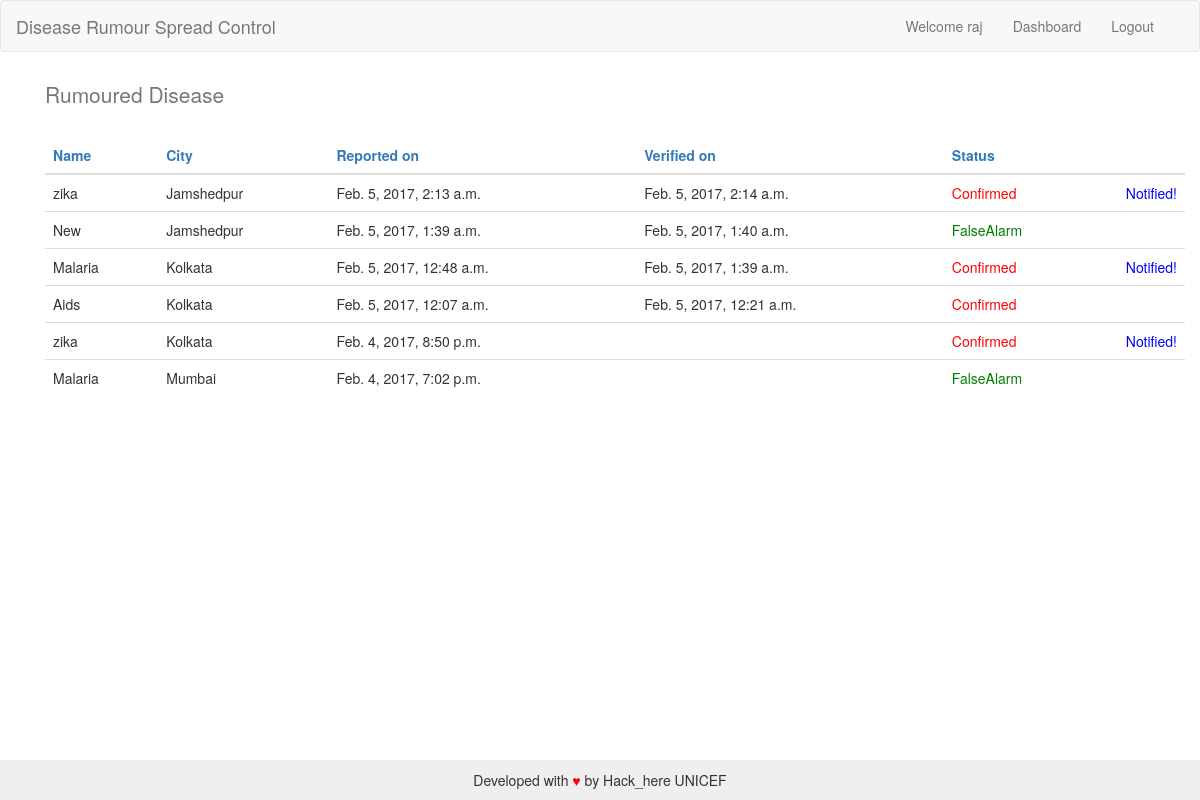
Page /dashboard/ (signed in) on the earlier database version.
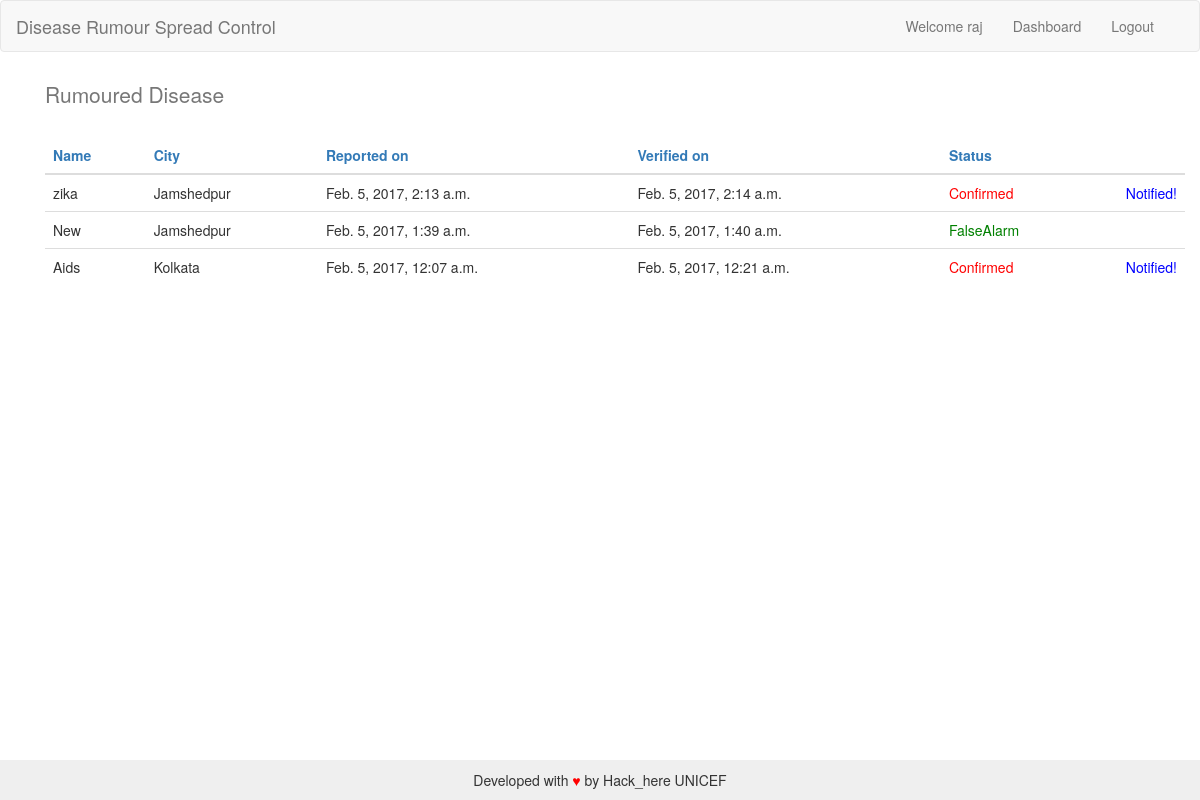
Same page on the later database version.
### healt/models.py (models this page shows, shortened)
class Query(models.Model):
    posted_by = models.ForeignKey(UserProfile,on_delete=models.CASCADE,blank=True, null=True)
    verified_by = models.ForeignKey(HealthOfficer,on_delete=models.CASCADE,blank=True, null=True)
    name = models.CharField(max_length=50)
    number_of_affected = models.IntegerField()
    affected_city = models.CharField(max_length=20)   # can be others
    number_of_casualties = models.IntegerField()
    status = models.CharField(max_length=20, choices=state)
    affected_age_group = models.CharField(max_length=20, choices=AGE_GROUP)
    posted_date = models.DateTimeField(auto_now_add=True)
    verified_date = models.DateTimeField(blank=True, null=True)
    precaution = models.TextField(blank=True, null=True)

### healt/views.py (the view, shortened to what this page needs)
# urls.py: url(r'^dashboard/$',dashboard),
def dashboard(request):
    if request.user.is_authenticated():
        print ("hello")
        if request.user.healthOfficer.exists():
            if request.GET.get("sort_by"):
                param = request.GET.get("sort_by")
                p = '-'+param
                print (p)
                query = Query.objects.all().order_by(p, 'id')
            else:
                query = Query.objects.all().order_by('-posted_date', 'id')
            return render(request,"officer_dashboard.html",{
                'query':query,
            })
        else:
            return redirect('/profileComplete')
    else:
        print ("Bye")
    return render(request,"base.html",{})

### templates/officer_dashboard.html (shortened to what this page needs)
{% extends "base.html" %}
{% block content %}
    <div class="container">
        {% if query %}
            <table class = "table table-hover">
   <caption class="lead">Rumoured Disease</caption>
   <thead>
      <tr>
         <th><a href="/dashboard?sort_by=name">Name</a></th>
         <th><a href="/dashboard?sort_by=affected_city">City</a></th>
         <th> <a href="/dashboard?sort_by=posted_date">Reported on</a></th>
         <th> <a href="/dashboard?sort_by=verified_date">Verified on</a></th>
         <th><a href="/dashboard?sort_by=status">Status</a></th>
      </tr>
   </thead>
   <tbody>
      {% for q in query %}
      <tr>
         <td>{{q.name}}</td>
         <td>{{q.affected_city}}</td>
         <td> {{q.posted_date}}</td>
         <td> {% if q.verified_date %} {{q.verified_date}} {% endif %}
         <td>
             {% if q.status == 'Confirmed' %}
               <a style="color: red;" href="/rumour/{{q.id}}"> {{q.status}}</a>
                    {% if q.precaution %}
                    <span class="pull-right"style="color:blue;"> Notified!</span>
                    {% endif %}
                {% elif q.status == 'Pending' %}
               <a style="color: blue;" href="/rumour/{{q.id}}"> {{q.status}}</a>
                {% else %}
               <a style="color: green;" href="/rumour/{{q.id}}"> {{q.status}}</a>
                {% endif %}
         </td>
      </tr>
      {% endfor %}
   </tbody>
</table>
 {% else %}
  There is currently no rumour.
 {% endif %}
        </div>
{% endblock %}

### templates/base.html (shortened to what this page needs)
<!DOCTYPE html>
<html lang="en">
    <head>
        {% include 'stylesheets.html'%}
    </head>
    <body>
        {% include 'navbar.html'%}
    <div class="container" style="margin-bottom:70px;">
    {% block content %}
    {% endblock %}
    </div>
    {% include 'footer.html' %}
    </body>
</html>

### templates/stylesheets.html
{% load staticfiles %}
<link href="{% static 'app/css/style.css'%}" rel="stylesheet">
<link href="{% static 'app/css/bootstrap-min.css'%}" rel="stylesheet">

### templates/navbar.html (shortened to what this page needs)
<nav class="navbar navbar-default" role="navigation">
  <div class="container-fluid">
    <div class="navbar-header">
      <a class="navbar-brand" href="/">Disease Rumour Spread Control</a>
    </div>
    <div class="collapse navbar-collapse" id="not-google-plus-nav">
      <ul class="nav navbar-nav pull-right">
        {% if user.is_authenticated %}
        <li><a href="/profile">Welcome {{ user.username }}</a></li>
          <li><a href="/dashboard">Dashboard</a></li>
        <li><a href="{% url 'auth_logout' %}">Logout</a></li>
        {% else %}
          <li><a href="/accounts/login">Login</a></li>
          <li><a href="/accounts/register">Register</a></li>
        {% endif %}
      </ul>
    </div>
  </div>
</nav>

### templates/footer.html
<footer class="pull-down">
Developed with <span style="color:red;">&hearts;</span> by Hack_here         UNICEF
</footer>

### templates/javascripts.html (shortened to what this page needs)
{% load staticfiles %}

### our_static/app/css/style.css (style rules this page uses)
body { background-color: lightcyan; }
footer { position: fixed; right: 0; bottom: 0; left: 0; padding: 1rem; background-color: #efefef; text-align: center; }

Differences in the rows shown:
removed Query: name "Malaria", affected_city "Kolkata", posted_date "Feb. 5, 2017, 12:48 a.m.", verified_date "Feb. 5, 2017, 1:39 a.m.", status "Confirmed", precaution "Notified!"
removed Query: name "zika", affected_city "Kolkata", posted_date "Feb. 4, 2017, 8:50 p.m.", status "Confirmed", precaution "Notified!"
removed Query: name "Malaria", affected_city "Mumbai", posted_date "Feb. 4, 2017, 7:02 p.m.", status "FalseAlarm"
changed Query "Aids": now shows "Notified!"
